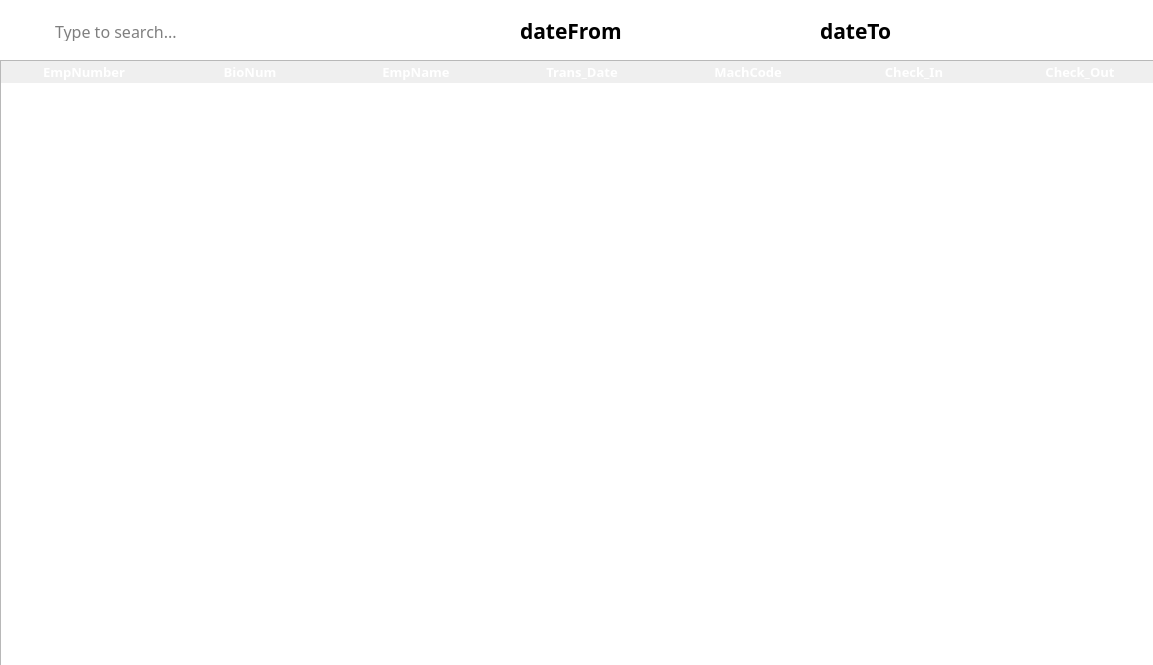
<?xml version="1.0" encoding="UTF-8"?>
<ui version="4.0">
 <class>Dialog</class>
 <widget class="QDialog" name="Dialog">
  <property name="geometry">
   <rect>
    <x>0</x>
    <y>0</y>
    <width>1153</width>
    <height>665</height>
   </rect>
  </property>
  <property name="windowTitle">
   <string>Timecard</string>
  </property>
  <property name="styleSheet">
   <string notr="true">#Dialog{
	background-color: white;
}</string>
  </property>
  <widget class="QTableWidget" name="TimeListTable">
   <property name="geometry">
    <rect>
     <x>0</x>
     <y>60</y>
     <width>1161</width>
     <height>610</height>
    </rect>
   </property>
   <property name="sizePolicy">
    <sizepolicy hsizetype="Fixed" vsizetype="Fixed">
     <horstretch>0</horstretch>
     <verstretch>0</verstretch>
    </sizepolicy>
   </property>
   <property name="font">
    <font>
     <family>Poppins SemiBold</family>
     <pointsize>10</pointsize>
     <weight>75</weight>
     <bold>true</bold>
    </font>
   </property>
   <property name="focusPolicy">
    <enum>Qt::ClickFocus</enum>
   </property>
   <property name="contextMenuPolicy">
    <enum>Qt::DefaultContextMenu</enum>
   </property>
   <property name="styleSheet">
    <string notr="true">/* Header Design */

QHeaderView::section {
	font-family: Poppins;
	font-weight: bold;
	font-size: 13px;
	color: white;
	background-color: &quot;#344273&quot;;
	border: none;
}

/* Style for the selected row */
QTableView::item:selected:active {
	 selection-background-color: &quot;#9DADDF&quot;;
}

/* Style for the alternate row */
QTableWidget {
	alternate-background-color: &quot;#DDDDDD&quot;;
}</string>
   </property>
   <property name="horizontalScrollBarPolicy">
    <enum>Qt::ScrollBarAlwaysOff</enum>
   </property>
   <property name="sizeAdjustPolicy">
    <enum>QAbstractScrollArea::AdjustIgnored</enum>
   </property>
   <property name="editTriggers">
    <set>QAbstractItemView::NoEditTriggers</set>
   </property>
   <property name="tabKeyNavigation">
    <bool>false</bool>
   </property>
   <property name="showDropIndicator" stdset="0">
    <bool>false</bool>
   </property>
   <property name="dragDropOverwriteMode">
    <bool>false</bool>
   </property>
   <property name="alternatingRowColors">
    <bool>true</bool>
   </property>
   <property name="selectionMode">
    <enum>QAbstractItemView::SingleSelection</enum>
   </property>
   <property name="selectionBehavior">
    <enum>QAbstractItemView::SelectRows</enum>
   </property>
   <property name="textElideMode">
    <enum>Qt::ElideRight</enum>
   </property>
   <property name="showGrid">
    <bool>false</bool>
   </property>
   <property name="gridStyle">
    <enum>Qt::SolidLine</enum>
   </property>
   <property name="cornerButtonEnabled">
    <bool>false</bool>
   </property>
   <attribute name="horizontalHeaderVisible">
    <bool>true</bool>
   </attribute>
   <attribute name="horizontalHeaderCascadingSectionResizes">
    <bool>false</bool>
   </attribute>
   <attribute name="horizontalHeaderMinimumSectionSize">
    <number>50</number>
   </attribute>
   <attribute name="horizontalHeaderDefaultSectionSize">
    <number>166</number>
   </attribute>
   <attribute name="horizontalHeaderHighlightSections">
    <bool>true</bool>
   </attribute>
   <attribute name="horizontalHeaderShowSortIndicator" stdset="0">
    <bool>false</bool>
   </attribute>
   <attribute name="horizontalHeaderStretchLastSection">
    <bool>false</bool>
   </attribute>
   <attribute name="verticalHeaderVisible">
    <bool>false</bool>
   </attribute>
   <attribute name="verticalHeaderDefaultSectionSize">
    <number>31</number>
   </attribute>
   <attribute name="verticalHeaderHighlightSections">
    <bool>false</bool>
   </attribute>
   <column>
    <property name="text">
     <string>EmpNumber</string>
    </property>
   </column>
   <column>
    <property name="text">
     <string>BioNum</string>
    </property>
   </column>
   <column>
    <property name="text">
     <string>EmpName</string>
    </property>
    <property name="font">
     <font>
      <pointsize>8</pointsize>
     </font>
    </property>
   </column>
   <column>
    <property name="text">
     <string>Trans_Date</string>
    </property>
   </column>
   <column>
    <property name="text">
     <string>MachCode</string>
    </property>
   </column>
   <column>
    <property name="text">
     <string>Check_In</string>
    </property>
   </column>
   <column>
    <property name="text">
     <string>Check_Out</string>
    </property>
   </column>
  </widget>
  <widget class="QFrame" name="searchBar">
   <property name="geometry">
    <rect>
     <x>10</x>
     <y>10</y>
     <width>361</width>
     <height>41</height>
    </rect>
   </property>
   <property name="focusPolicy">
    <enum>Qt::StrongFocus</enum>
   </property>
   <property name="styleSheet">
    <string notr="true">#searchBar{
	border: 1px solid &quot;#344273&quot;;
	border-radius: 3px; 
}</string>
   </property>
   <property name="frameShape">
    <enum>QFrame::StyledPanel</enum>
   </property>
   <property name="frameShadow">
    <enum>QFrame::Raised</enum>
   </property>
   <widget class="QLineEdit" name="txtSearch">
    <property name="geometry">
     <rect>
      <x>43</x>
      <y>10</y>
      <width>301</width>
      <height>21</height>
     </rect>
    </property>
    <property name="font">
     <font>
      <family>Poppins</family>
      <pointsize>12</pointsize>
     </font>
    </property>
    <property name="focusPolicy">
     <enum>Qt::ClickFocus</enum>
    </property>
    <property name="styleSheet">
     <string notr="true">#txtSearch{

}</string>
    </property>
    <property name="text">
     <string/>
    </property>
    <property name="frame">
     <bool>false</bool>
    </property>
    <property name="placeholderText">
     <string>Type to search...</string>
    </property>
   </widget>
   <widget class="QLabel" name="searchIcon">
    <property name="geometry">
     <rect>
      <x>10</x>
      <y>10</y>
      <width>31</width>
      <height>21</height>
     </rect>
    </property>
    <property name="styleSheet">
     <string notr="true">#searchIcon{
	background-color: white;
}</string>
    </property>
    <property name="text">
     <string/>
    </property>
    <property name="pixmap">
     <pixmap>../FILE201/Resources/Icons/search.svg</pixmap>
    </property>
    <property name="scaledContents">
     <bool>false</bool>
    </property>
    <property name="alignment">
     <set>Qt::AlignCenter</set>
    </property>
   </widget>
  </widget>
  <widget class="QLabel" name="lblDateFrom">
   <property name="geometry">
    <rect>
     <x>520</x>
     <y>20</y>
     <width>191</width>
     <height>21</height>
    </rect>
   </property>
   <property name="font">
    <font>
     <family>Poppins</family>
     <pointsize>16</pointsize>
     <weight>75</weight>
     <bold>true</bold>
    </font>
   </property>
   <property name="text">
    <string>dateFrom</string>
   </property>
  </widget>
  <widget class="QLabel" name="lblDateTo">
   <property name="geometry">
    <rect>
     <x>820</x>
     <y>20</y>
     <width>191</width>
     <height>21</height>
    </rect>
   </property>
   <property name="font">
    <font>
     <family>Poppins</family>
     <pointsize>16</pointsize>
     <weight>75</weight>
     <bold>true</bold>
    </font>
   </property>
   <property name="text">
    <string>dateTo</string>
   </property>
  </widget>
 </widget>
 <resources/>
 <connections/>
</ui>
